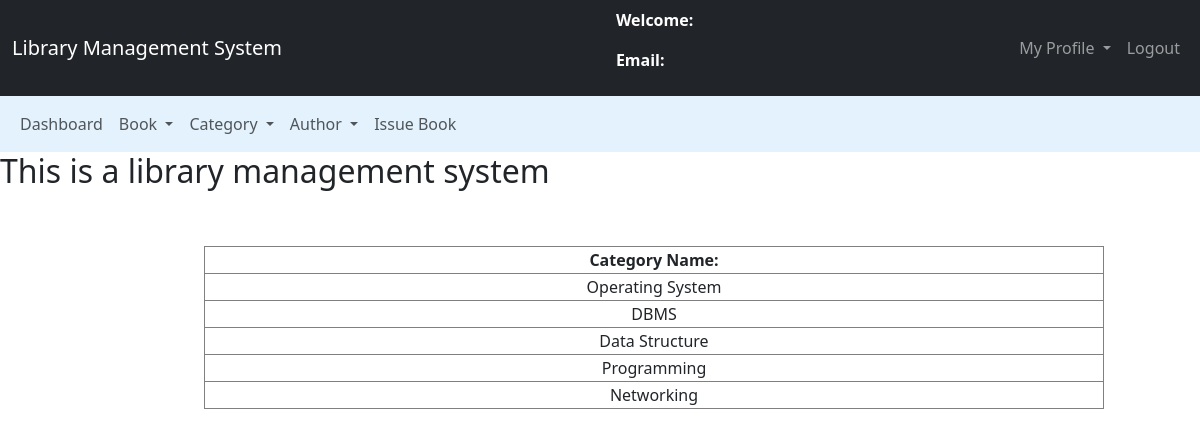
The page /admin/regcat.php (signed in) on the database its author committed.
### tables this page shows
CREATE TABLE `category` (
  `cat_id` int(11) NOT NULL,
  `cat_name` varchar(100) NOT NULL
);

### admin/regcat.php (the view, shortened to what this page needs)
<?php
require('../connection.php');
$sql="select * from admins where email='$_SESSION[email]'";
$res=mysqli_query($con,$sql);
$row=mysqli_fetch_assoc($res);
?>
<!DOCTYPE html>
<html lang="en">
<head>
    <link href="https://cdn.jsdelivr.net/npm/bootstrap@5.3.0/dist/css/bootstrap.min.css" rel="stylesheet">
    <link rel="stylesheet" href="../style.css">
</head>
<body?>
    <nav class="navbar navbar-expand-lg navbar-dark bg-dark">
        <div class="container-fluid">
            <div class="navbar-header">
                <a href="admin_dashboard.php" class="navbar-brand">Library Management System</a>
            </div>
            <div id="user_data">
                <p>Welcome: <?php echo $row['name']?></p>
                <p>Email: <?php echo $row['email']?></p>
            </div>
            <ul class="nav navbar-nav navbar-right">
                <li class="nav-item">
                    <div class="dropdown">
                    <a class="nav-link dropdown-toggle" href="#" role="button" data-bs-toggle="dropdown" aria-expanded="false">
                        My Profile
                    </a>
                    </div>
                </li>
                <li class="nav-item"><a class="nav-link" href="logout.php">Logout</a></li>
            </ul>
        </div>
    </nav>
    <nav class="navbar navbar-expand-lg navbar-light" style="background-color: #e3f2fd">
        <div class="container-fluid">
            <ul class="nav navbar-nav navbar-center">
                <li class="nav-item"><a href="admin_dashboard.php" class="nav-link">Dashboard</a></li>
                <li class="nav-item">
                    <div class="dropdown">
                    <a class="nav-link dropdown-toggle" href="#" role="button" data-bs-toggle="dropdown" aria-expanded="false">
                        Book
                    </a>
                    </div>
                </li>
                <li class="nav-item">
                    <div class="dropdown">
                    <a class="nav-link dropdown-toggle" href="#" role="button" data-bs-toggle="dropdown" aria-expanded="false">
                        Category
                    </a>
                    </div>
                </li>
                <li class="nav-item">
                    <div class="dropdown">
                    <a class="nav-link dropdown-toggle" href="#" role="button" data-bs-toggle="dropdown" aria-expanded="false">
                        Author
                    </a>
                    </div>
                </li>
                <li class="nav-item"><a href="issue_book.php" class="nav-link">Issue Book</a></li>
            </ul>
        </div>
    </nav>
    <span><marquee behavior="" direction=""><h2>This is a library management system</h2></marquee></span>
    <br><br>
    <div class="row">
        <div class="col-md-2"></div>
        <div class="col-md-8">
            <form>
                <table class="table-bordered" width="900px" style="text-align: center">
                    <tr>
                        <th>Category Name:</th>
                    </tr>
                    <?php
                    $sql="select * from category";
                    $res=mysqli_query($con,$sql);
                    while($row=mysqli_fetch_assoc($res)){
                        echo '<tr>
                        <td>'.$row['cat_name'].'</td>
                        </tr>';
                    }
                    ?>
                </table>
            </form>
        </div>
        <div class="col-md-2"></div>
    </div>
</body>

### style.css (style rules this page uses)
#user_data { color: white; font-weight: bold; }

### rows shown on the page
category: cat_name "Operating System"
category: cat_name "DBMS"
category: cat_name "Data Structure"
category: cat_name "Programming"
category: cat_name "Networking"
